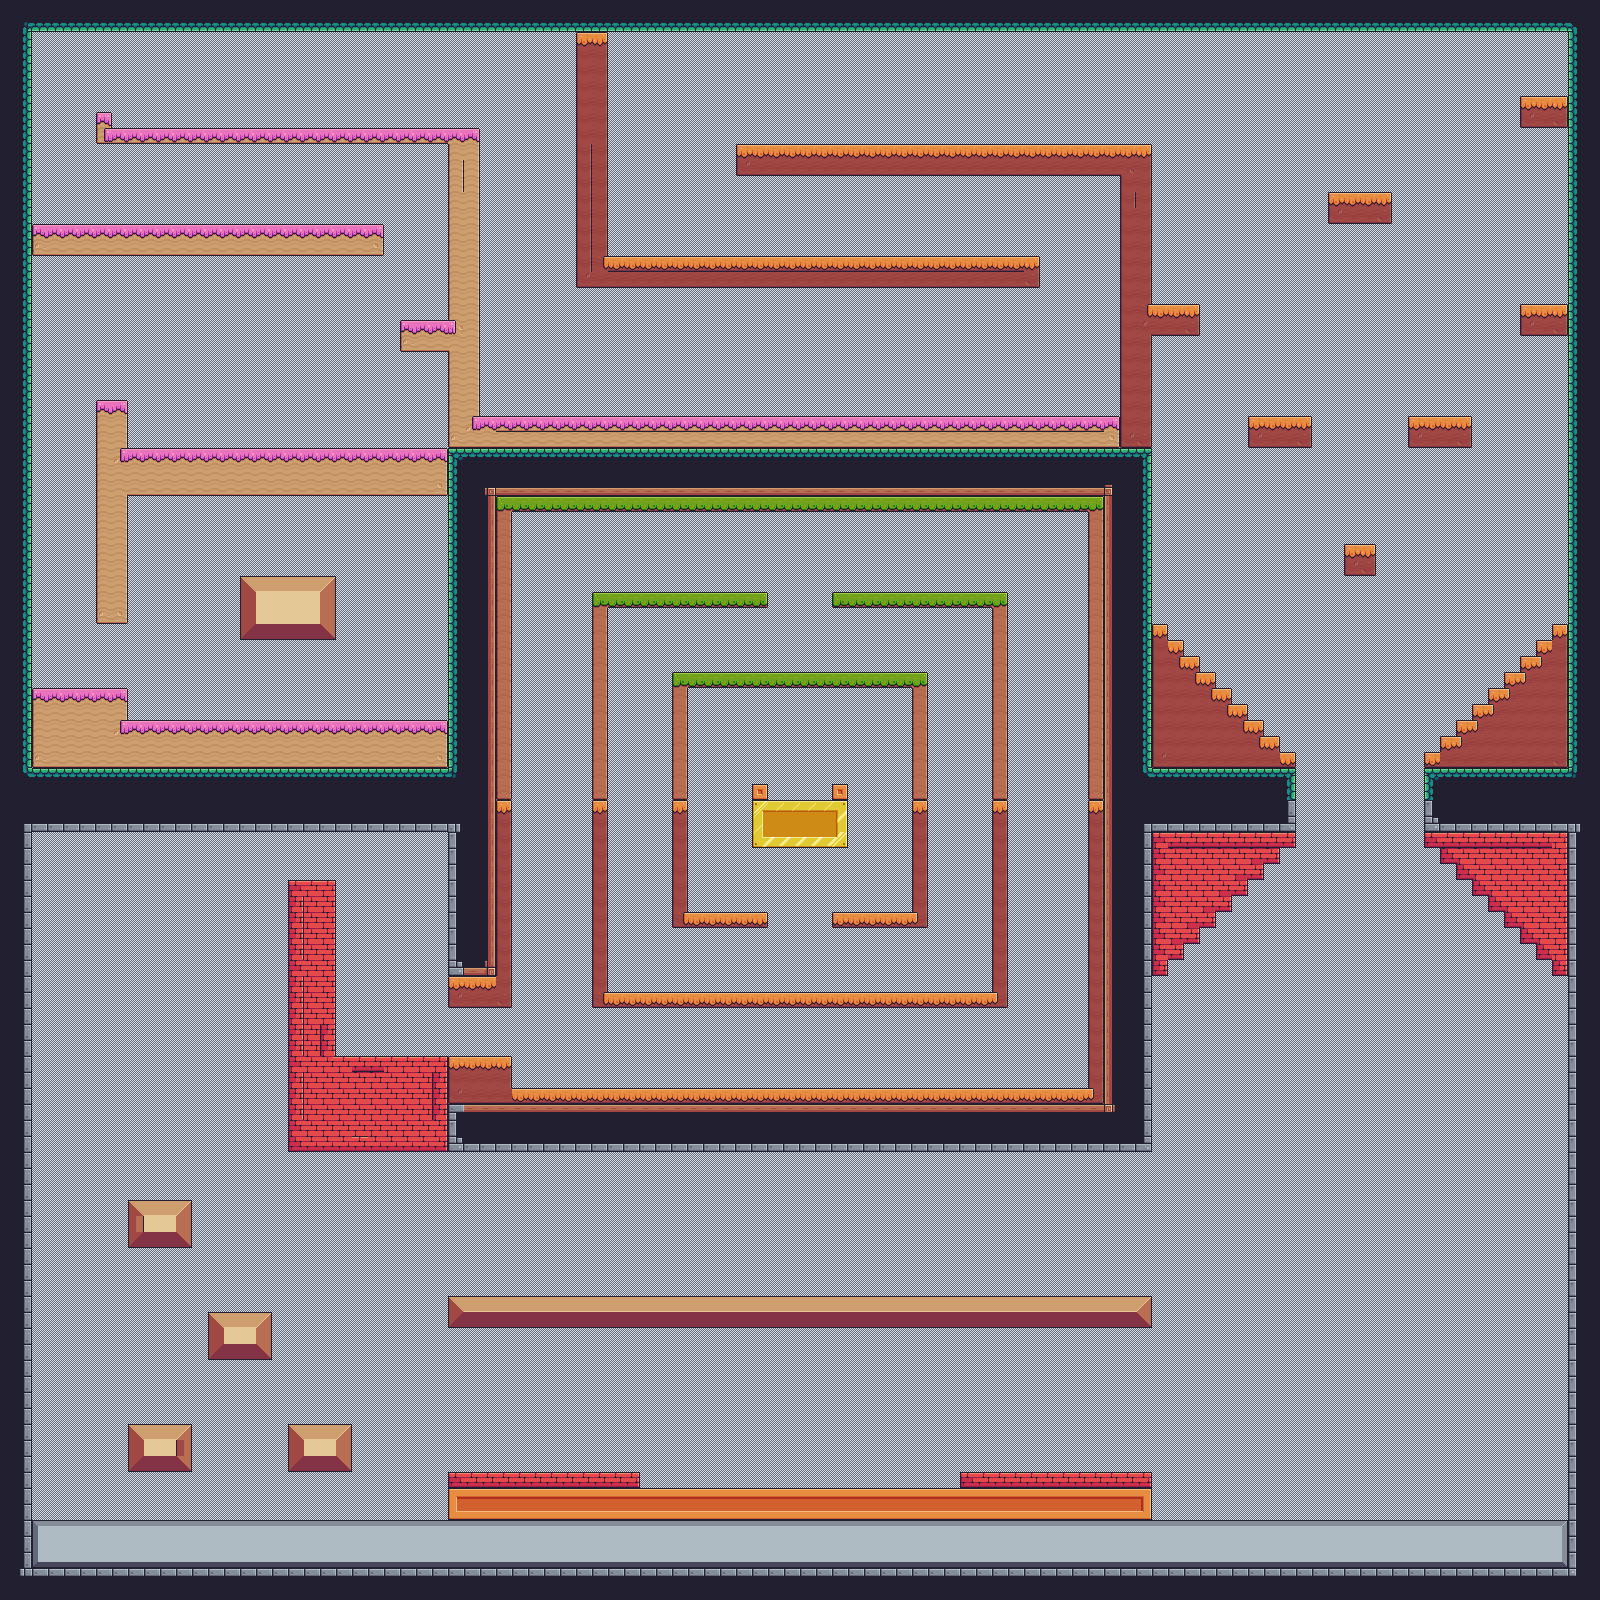

A 2D game scene composited from a Tiled map and its tileset images. What follows is a short description and the map's XML, with each tile layer's data collapsed to a summary:
An orthogonal 100x100 tile map with 16x16 px tiles, 2 tile layers (prototype, terrain).

<map version="1.9" tiledversion="1.9.2" orientation="orthogonal" renderorder="right-down" width="100" height="100" tilewidth="16" tileheight="16" infinite="0" nextlayerid="3" nextobjectid="1">
 <tileset firstgid="1" source="Terrains.tsx" />
 <layer id="1" name="prototype" width="100" height="100">
  <data>[10000 cells, 10000 non-empty, 21 distinct tile ids]</data>
 </layer>
 <layer id="2" name="terrain" width="100" height="100">
  <properties>
   <property name="DeleteTiles" type="bool" value="true" />
  </properties>
  <data>[10000 cells, 3173 non-empty, 124 distinct tile ids]</data>
 </layer>
</map>